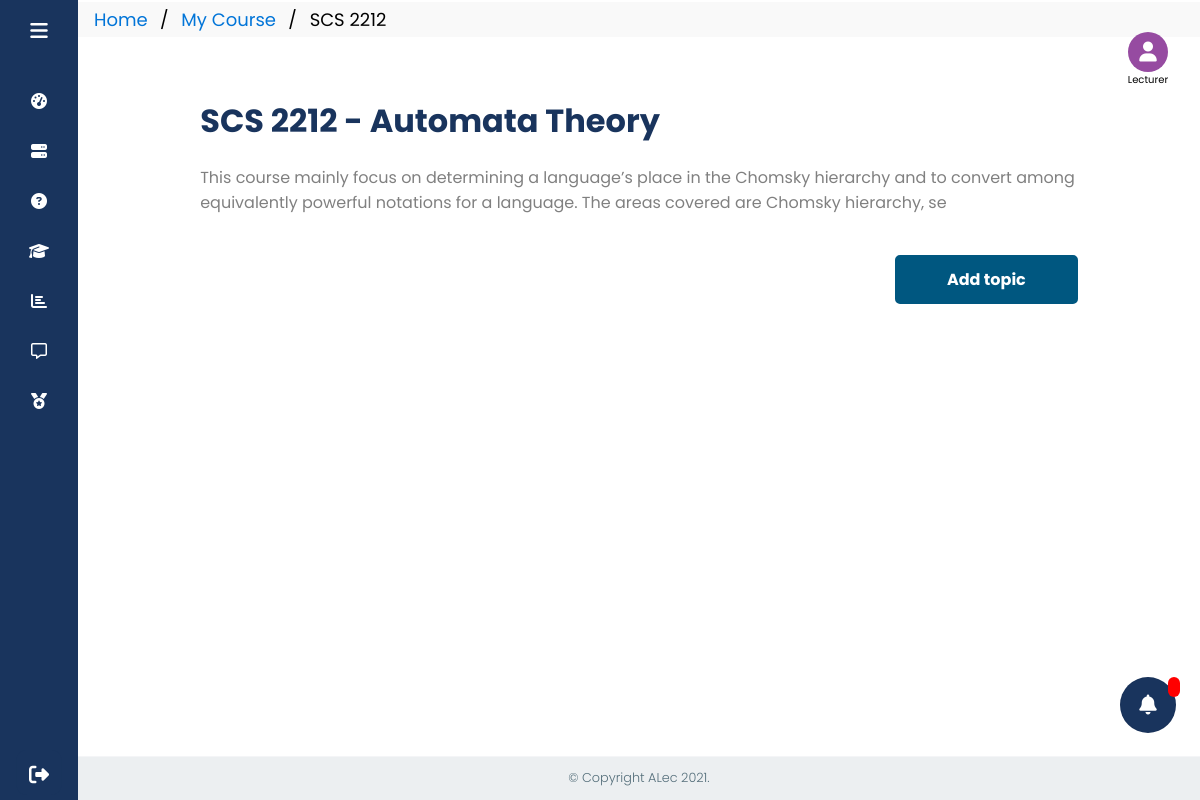
The app's page /lecturerTopicPage/index/72 (signed in), older data.
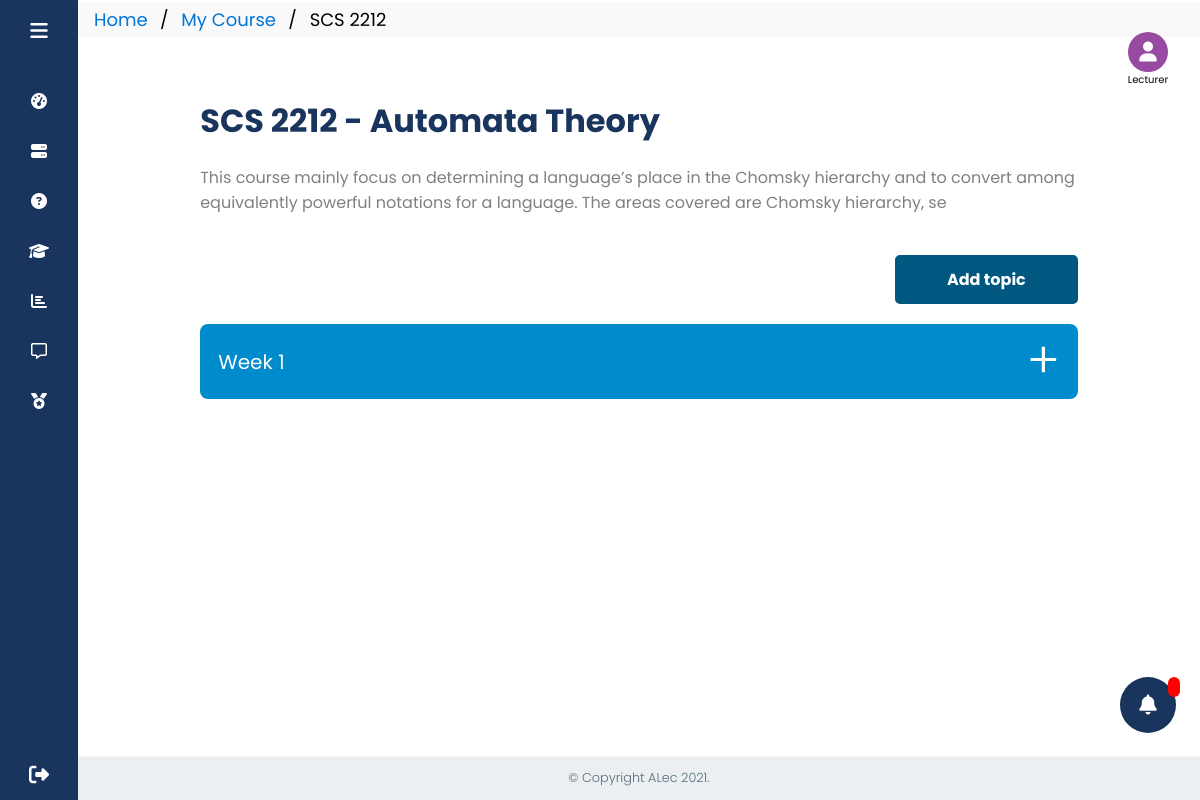
The same page, newer data.
### tables this page shows
CREATE TABLE `course_topic` (
  `topic_id` int(11) NOT NULL,
  `course_id` int(11) NOT NULL,
  `lecturer_id` int(11) NOT NULL,
  `topic_name` varchar(30) NOT NULL,
  `topic_description` varchar(500) DEFAULT NULL
);

### app/controllers/lecturerTopicPage.php (called while the page is built, shortened)
<?php
class LecturerTopicPage extends AlecFramework
{
    public function __construct()
    {
        $this->lecturerTopicPageModel = $this->model("lecturerTopicPageModel");
    }
    public function index($courseId)
    {
        $data["success"] = "";
        $data["bread"]["courseId"] = $courseId;
        $data["courseDetails"] = $this->lecturerTopicPageModel->getCourseDetails($courseId);
        $data["topicDetails"] = $this->lecturerTopicPageModel->getTopicDetails($courseId);
        $data["topicQuizSummary"] = $this->lecturerTopicPageModel->getQuizCount($courseId);
        $data["quizDetails"] = $this->lecturerTopicPageModel->getQuizDetails($courseId);
        $this->view("lecturer/lecturerTopicPageView", $data);
    }
}

### core/classes/router.php (called while the page is built, shortened)
<?php
class Router
{
    public $method = "index";
    public $params = [];
    public function __construct()
    {
        $url = $this->url();
        if (!empty($url)) {
            if (file_exists("../app/controllers/" . $url[0] . ".php")) {
                unset($url[0]);
            } else {
                echo "$url[0].php not found";
            }
        }
        $this->controller = new $this->controller;
        if (isset($url[1]) && !empty($url[1])) {
            if (method_exists($this->controller, $url[1])) {
                $this->method = $url[1];
                unset($url[1]);
            } else {
                echo "method " . $url[1] . " not found";
            }
        }
        if (isset($url)) {
            $this->params = $url;
        } else {
            $this->params = [];
        }
        call_user_func_array([$this->controller, $this->method], $this->params);
    }
    public function url()
    {
        if (isset($_GET['url'])) {
            $url = $_GET['url'];
            $url = rtrim($url);
            $url = filter_var($url, FILTER_SANITIZE_URL);
            $url = explode("/", $url);
            return $url;
        }
    }
}

### core/init.php (called while the page is built, shortened)
<?php
$router = new Router;

### public/index.php (called while the page is built, shortened)
<?php
include "../core/init.php";

### app/models/lecturerTopicPageModel.php (called while the page is built, shortened)
<?php
class LecturerTopicPageModel extends Database
{
    public function getCourseDetails($courseId)
    {
        $query = "SELECT course_name, course_description FROM course WHERE course_id='$courseId' LIMIT 1";
        $result = mysqli_query($GLOBALS["db"], $query);
        return mysqli_fetch_assoc($result);
    }
    public function getTopicDetails($courseId)
    {
        $query = "SELECT topic_id, topic_name FROM course_topic WHERE course_id='$courseId' ORDER BY topic_id";
        $result = mysqli_query($GLOBALS["db"], $query);
        return $result;
    }
}

### app/views/lecturer/lecturerTopicPageView.php (the view, shortened to what this page needs)
<!DOCTYPE html>
<html lang="en">
<head>
</head>
<body>
    <ul class="breadcrumb" style="margin-left: 5%">
        <li><a href="http://localhost/ALec/lecturerDashboard/index">Home</a></li>
        <li><a href="http://localhost/ALec/lecturerCoursePage/index">My Course</a></li>
        <li><?php echo explode("-", $data["courseDetails"]["course_name"])[0]; ?></li>
    </ul>
    <div class="topic-container center">
        <header><?php echo $data["courseDetails"]["course_name"]; ?></header>
        <p>
            <?php echo $data["courseDetails"]["course_description"]; ?>
        </p>
        <button class="add-topic" type="button" value="add-topic" onclick="location.href='<?php echo BASEURL . '/addTopic/index/' . $data['bread']['courseId'] ?>'">
            Add topic</button>
        <?php
        while ($row = mysqli_fetch_assoc($data["topicDetails"])) {
            echo
            "<div class='topic'>
                <button class='collapsible'>
                    <span>
                        {$row['topic_name']}
                    </span>
                </button>
                <div class='content'>
                <div class='button-set'>
                    <button class='edit-btn'><i class='fa fa-pencil' aria-hidden='true'></i>Edit topic</button>
                    <button class='dlt-btn'><i class='fa fa-trash' aria-hidden='true'></i>Delete topic</button>
                </div>
                <p class='quiz-head'>Quizzes</p>
                <ul>";
            echo "</ul>
            </div>
            </div>";
        }
        ?>
    </div>
</body>
</html>

Row changes from the older to the newer data that the page shows:
added course_topic: topic_name "Week 1"
